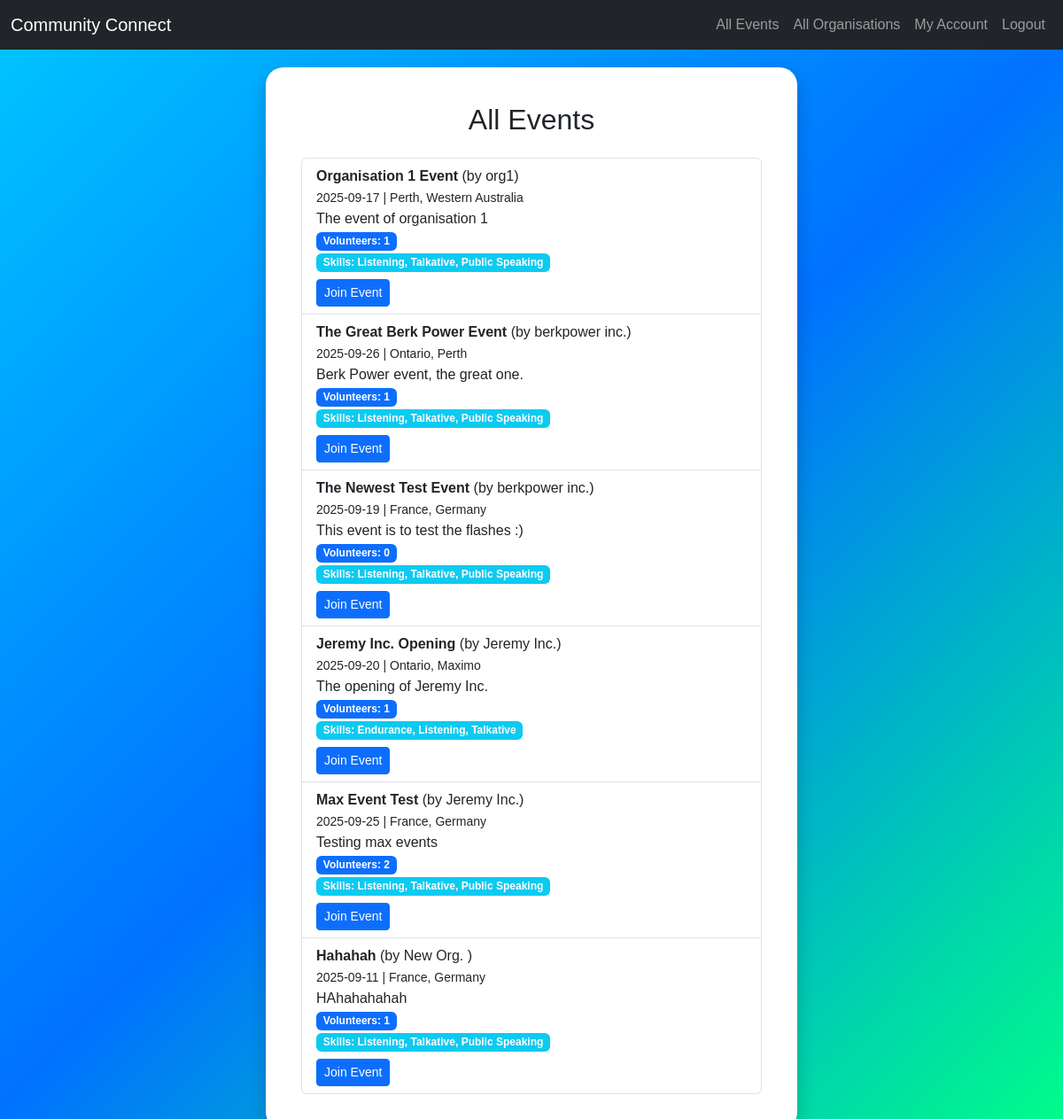
The page /events (signed in) on the database its author committed.
### tables this page shows
CREATE TABLE event (
            event_id INTEGER PRIMARY KEY AUTOINCREMENT,
            organisation_id INTEGER NOT NULL,
            title TEXT NOT NULL,
            description TEXT,
            event_date TIMESTAMP NOT NULL,
            location TEXT,
            max_volunteers INTEGER,
            FOREIGN KEY (organisation_id) REFERENCES organisation(organisation_id) ON DELETE CASCADE
        );

### app.py (the view)
@app.route('/events')
def events():
    if 'user_id' not in session:
        return redirect(url_for('login'))
    with get_db() as conn:
        cursor = conn.cursor()
        cursor.execute("SELECT role FROM user WHERE user_id = ?", (session['user_id'],))
        role = cursor.fetchone()['role']
        cursor.execute("""
            SELECT e.event_id, e.title, e.description, e.event_date, e.location,
                   o.name AS name, u.user_id,
                   COUNT(ve.volunteer_id) AS volunteer_count
            FROM event e
            JOIN organisation o ON e.organisation_id = o.organisation_id
            JOIN user u ON o.user_id = u.user_id
            LEFT JOIN volunteer_event ve ON e.event_id = ve.event_id
            GROUP BY e.event_id
        """)
        events = cursor.fetchall()
        event_data = []
        for e in events:
            cursor.execute("""
                SELECT s.skill_id, s.name
                FROM event_skill es
                JOIN skill s ON es.skill_id = s.skill_id
                WHERE es.event_id = ?
            """, (e['event_id'],))
            skills = cursor.fetchall()
            event_data.append({
                **dict(e),
                "skills": [s['name'] for s in skills],
                "skill_ids": [int(s['skill_id']) for s in skills]
            })
        volunteer_skills = []
        if role == "volunteer":
            cursor.execute("SELECT volunteer_id FROM volunteer WHERE user_id = ?", (session['user_id'],))
            volunteer = cursor.fetchone()
            if volunteer:
                cursor.execute("SELECT skill_id FROM volunteer_skill WHERE volunteer_id = ?", (volunteer['volunteer_id'],))
                volunteer_skills = [int(row['skill_id']) for row in cursor.fetchall()]
    return render_template("events.html",
                           events=event_data,
                           role=role,
                           volunteer_skills=volunteer_skills)

### models.py (called while the page is built)
def get_db():
    conn = sqlite3.connect(db_path) # Create connection between database and flask
    conn.row_factory = sqlite3.Row # Allows fetching rows as dictionaries
    return conn

### templates/events.html (shortened to what this page needs)
{% extends "layout.html" %}
{% block content %}
<div class="bubble-container">
  <div class="bubble" style="min-height: 500px;">
    <h2 class="text-center mb-4">All Events</h2>
    <ul class="list-group">
      {% for e in events %}
        <li class="list-group-item">
          <strong>{{ e.title }}</strong> (by {{ e.name }})<br>
          <small>{{ e.event_date }} | {{ e.location }}</small><br>
          <span>{{ e.description }}</span><br>
          <span class="badge bg-primary">Volunteers: {{ e.volunteer_count }}</span><br>
          {% if e.skills %}
            <span class="badge bg-info">Skills: {{ e.skills | join(", ") }}</span><br>
          {% endif %}
          {% if role == "volunteer" %}
            {% set matching_skills = e.skill_ids | select('in', volunteer_skills) | list %}
            {% if matching_skills %}
              <form method="POST" action="{{ url_for('join_event', event_id=e.event_id) }}" style="display:inline;">
                <button type="submit" class="btn btn-primary btn-sm mt-2">Join Event</button>
              </form>
            {% endif %}
          {% endif %}
        </li>
      {% else %}
        <li class="list-group-item">No events available yet.</li>
      {% endfor %}
    </ul>
  </div>
</div>
{% endblock %}

### templates/layout.html (style rules this page uses)
body { background: linear-gradient(135deg, #00c6ff, #0072ff, #00ff88); min-height: 100vh; margin: 0; font-family: Arial, sans-serif; }
.bubble-container { min-height: calc(100vh - 56px); display: flex; justify-content: center; align-items: center; padding: 20px; }
.bubble { background: white; border-radius: 20px; padding: 40px; box-shadow: 0px 8px 20px rgba(0, 0, 0, 0.2); max-width: 600px; width: 100%; }

### rows shown on the page
event: title "Organisation 1 Event", name "org1", event_date "2025-09-17", location "Perth, Western Australia", description "The event of organisation 1", volunteer_count "1", skills "Listening, Talkative, Public Speaking"
event: title "The Great Berk Power Event", name "berkpower inc.", event_date "2025-09-26", location "Ontario, Perth", description "Berk Power event, the great one.", volunteer_count "1", skills "Listening, Talkative, Public Speaking"
event: title "The Newest Test Event", name "berkpower inc.", event_date "2025-09-19", location "France, Germany", description "This event is to test the flashes :)", volunteer_count "0", skills "Listening, Talkative, Public Speaking"
event: title "Jeremy Inc. Opening", name "Jeremy Inc.", event_date "2025-09-20", location "Ontario, Maximo", description "The opening of Jeremy Inc.", volunteer_count "1", skills "Endurance, Listening, Talkative"
event: title "Max Event Test", name "Jeremy Inc.", event_date "2025-09-25", location "France, Germany", description "Testing max events", volunteer_count "2", skills "Listening, Talkative, Public Speaking"
event: title "Hahahah", name "New Org.", event_date "2025-09-11", location "France, Germany", description "HAhahahahah", volunteer_count "1", skills "Listening, Talkative, Public Speaking"
